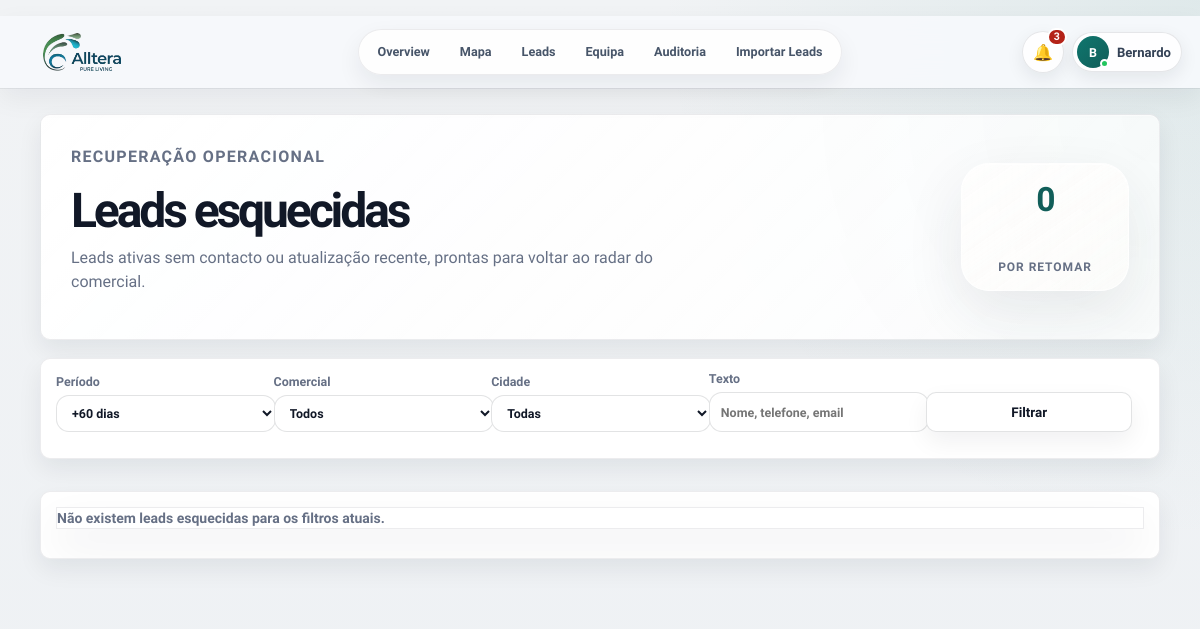
The page /esquecidas (signed in) on the database as committed earlier.
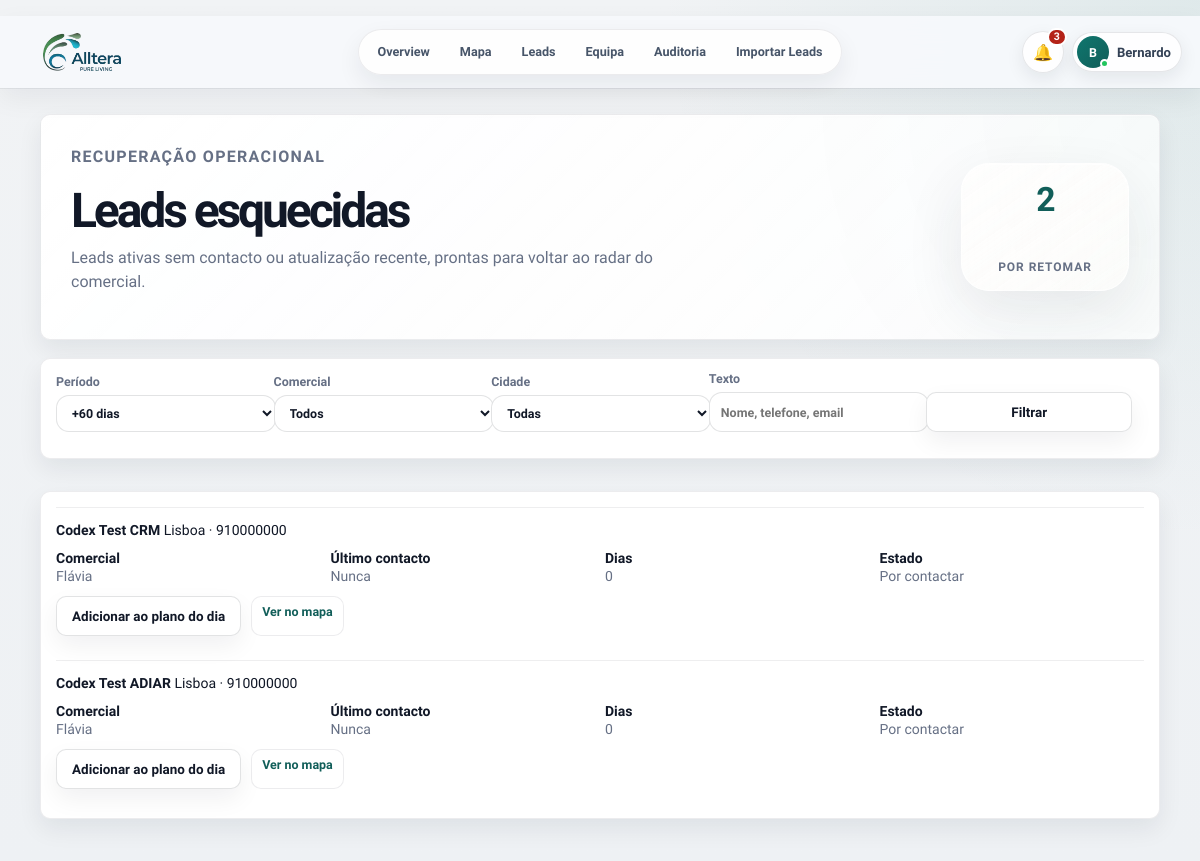
The same page on the database as committed later.
### PlataformaApoioDecisaoComercial/models.py (models this page shows, shortened)
class User(UserMixin, db.Model):
    __tablename__ = "users"
    id = db.Column(db.Integer, primary_key=True)
    nome = db.Column(db.String(120), nullable=False)
    email = db.Column(db.String(160), nullable=False, unique=True, index=True)
    password_hash = db.Column(db.String(255), nullable=False)
    role = db.Column(db.String(40), nullable=False, default="comercial")
    ativo = db.Column(db.Boolean, nullable=False, default=True)
    created_at = db.Column(db.DateTime, default=datetime.utcnow)
    @property
    def is_active(self):
        return bool(self.ativo)
    historico = db.relationship("HistoricoLead", back_populates="user", lazy="dynamic")
    assigned_leads = db.relationship("Lead", back_populates="assigned_to", lazy="dynamic")

class Lead(db.Model):
    id = db.Column(db.Integer, primary_key=True)
    nome_cliente = db.Column(db.String(180), nullable=True)
    area_negocio = db.Column(db.String(120), nullable=True)
    cidade = db.Column(db.String(80), nullable=True)
    empresa = db.Column(db.String(180), nullable=True)
    nome_empresa = db.Column(db.String(180), nullable=False)
    tipo_cliente = db.Column(db.String(80), nullable=False)
    morada = db.Column(db.String(220), nullable=True)
    codigo_postal = db.Column(db.String(20), nullable=True)
    localidade = db.Column(db.String(80), nullable=False)
    contacto = db.Column(db.String(120), nullable=True)
    telefone = db.Column(db.String(40), nullable=True)
    email = db.Column(db.String(160), nullable=True)
    categoria = db.Column(db.String(120), nullable=True)
    nif = db.Column(db.String(30), nullable=True)
    observacoes = db.Column(db.Text, nullable=True)
    observacoes_contacto = db.Column(db.Text, nullable=True)
    reuniao_info = db.Column(db.Text, nullable=True)
    classificacao_observacao = db.Column(db.String(80), nullable=True)
    motivo_classificacao = db.Column(db.Text, nullable=True)
    latitude = db.Column(db.Float, nullable=True)
    longitude = db.Column(db.Float, nullable=True)
    estado = db.Column(db.String(40), nullable=False, default="Por contactar")
    estado_lead = db.Column(db.String(40), nullable=True, default="Por contactar")
    prioridade = db.Column(db.String(20), nullable=True, default="Baixa")
    comercial_responsavel = db.Column(db.String(80), nullable=False, default="Flávia")
    data_novo_contacto = db.Column(db.Date, nullable=True)
    data_reuniao = db.Column(db.Date, nullable=True)
    hora_reuniao = db.Column(db.String(10), nullable=True)
    tags = db.Column(db.String(300), nullable=True)
    insight_tags = db.Column(db.String(400), nullable=True)
    insight_note = db.Column(db.Text, nullable=True)
    assigned_to_id = db.Column(db.Integer, db.ForeignKey("users.id"), nullable=True, index=True)
    created_at = db.Column(db.DateTime, default=datetime.utcnow)
    updated_at = db.Column(db.DateTime, default=datetime.utcnow, onupdate=datetime.utcnow)
    assigned_to = db.relationship("User", back_populates="assigned_leads")
    historico = db.relationship(
        "HistoricoLead",
        backref="lead",
        cascade="all, delete-orphan",
        order_by="desc(HistoricoLead.created_at)",
    )

### PlataformaApoioDecisaoComercial/app.py (the view)
    @app.route("/esquecidas")
    @login_required
    def esquecidas():
        days = int(request.args.get("dias", 60) or 60)
        commercial = request.args.get("comercial", "")
        city = request.args.get("cidade", "")
        query = normalize_lookup(request.args.get("q", ""))
        rows = forgotten_leads(days)
        if commercial:
            rows = [(lead, latest, age) for lead, latest, age in rows if normalize_commercial_key(lead.comercial_responsavel) == commercial]
        if city:
            rows = [(lead, latest, age) for lead, latest, age in rows if (lead.cidade or lead.localidade) == city]
        if query:
            rows = [
                (lead, latest, age)
                for lead, latest, age in rows
                if query in normalize_lookup(" ".join([lead.nome_cliente or "", lead.nome_empresa or "", lead.telefone or "", lead.email or ""]))
            ]
        return render_template(
            "esquecidas.html",
            options=get_options(),
            forgotten=rows,
            filters={"dias": days, "comercial": commercial, "cidade": city, "q": request.args.get("q", "")},
        )

### PlataformaApoioDecisaoComercial/app.py (called while the page is built)
def normalize_lookup(value):
    text = str(value or "").strip().lower()
    text = unicodedata.normalize("NFKD", text)
    return "".join(char for char in text if not unicodedata.combining(char))

def clean_text(value):
    return re.sub(r"\s+", " ", str(value or "").strip())

def parse_time_value(value):
    value = clean_text(value)
    if not value:
        return None
    match = re.fullmatch(r"([01]?\d|2[0-3]):([0-5]\d)(?::[0-5]\d)?", value)
    if not match:
        return None
    return f"{int(match.group(1)):02d}:{match.group(2)}"

def scheduled_time_label(lead):
    return parse_time_value(getattr(lead, "hora_reuniao", None)) or ""

def is_active_lead(lead, today=None):
    today = today or date.today()
    state = normalize_legacy_state(lead.estado)
    raw_state = normalize_lookup(lead.estado).replace(" ", "")
    if raw_state in MAP_INACTIVE_STATE_KEYS:
        return False
    if state == "Já tratado / no CRM" or state == "Sem interesse":
        return False
    if is_scheduled_lead(lead) and lead.data_novo_contacto > today:
        return False
    if lead.estado in ACTIVE_STATES:
        return True
    if lead.estado == "Adiar contacto" and lead.data_novo_contacto and lead.data_novo_contacto <= today:
        return True
    return False

def is_scheduled_lead(lead):
    if not lead or not lead.data_novo_contacto:
        return False
    state = normalize_legacy_state(lead.estado)
    text = normalize_lookup(" ".join([
        lead.estado or "",
        lead.classificacao_observacao or "",
        lead.observacoes or "",
        lead.observacoes_contacto or "",
        lead.motivo_classificacao or "",
    ]))
    if state in SCHEDULED_STATES:
        return True
    return any(token in text for token in [
        "voltar a ligar",
        "contactar mais tarde",
        "reagendada",
        "reagendar",
        "sem interesse para ja",
        "aguardar resposta",
        "ligar depois",
        "voltar a contactar",
    ])

def scheduled_badge_count():
    today = date.today()
    return (
        Lead.query.filter(
            Lead.data_novo_contacto.isnot(None),
            Lead.data_novo_contacto <= today,
            Lead.estado.in_(list(SCHEDULED_STATES)),
        ).count()
    )

def safe_perf_log(message):
    try:
        logger.info("%s", clean_text(message))
    except (OSError, ValueError):
        pass

### PlataformaApoioDecisaoComercial/templates/esquecidas.html (shortened to what this page needs)
{% extends "base.html" %}
{% block content %}
<main class="page-shell history-page">
    <section class="panel import-hero history-hero">
        <div>
            <p class="eyebrow">Recuperação operacional</p>
            <h1>Leads esquecidas</h1>
            <p>Leads ativas sem contacto ou atualização recente, prontas para voltar ao radar do comercial.</p>
        </div>
        <div class="history-hero__meta">
            <span>{{ forgotten|length }}</span>
            <strong>por retomar</strong>
        </div>
    </section>
    <section class="panel history-toolbar">
        <form class="inactive-filters" method="get">
            <label class="history-filter-label">Período
                <select name="dias" onchange="this.form.submit()">
                    {% for value in [30, 60, 90] %}
                    <option value="{{ value }}" {% if filters.dias == value %}selected{% endif %}>+{{ value }} dias</option>
                    {% endfor %}
                </select>
            </label>
            <label class="history-filter-label">Comercial
                <select name="comercial" onchange="this.form.submit()">
                    <option value="">Todos</option>
                </select>
            </label>
            <label class="history-filter-label">Cidade
                <select name="cidade" onchange="this.form.submit()">
                    <option value="">Todas</option>
                </select>
            </label>
            <label class="history-filter-label">Texto
                <input name="q" value="{{ filters.q }}" placeholder="Nome, telefone, email">
            </label>
            <button class="button secondary" type="submit">Filtrar</button>
        </form>
    </section>
    <section class="panel forgotten-grid">
        {% for lead, latest, age in forgotten %}
        <article class="forgotten-card">
            <div>
                <strong>{{ lead.nome_cliente or lead.nome_empresa }}</strong>
                <span>{{ lead.cidade or lead.localidade or "-" }} · {{ lead.telefone or "-" }}</span>
            </div>
            <div class="forgotten-card__meta">
                <span><b>Comercial</b>{{ lead.comercial_responsavel or "Sem comercial" }}</span>
                <span><b>Último contacto</b>{{ latest.strftime("%d/%m/%Y") if latest else "Nunca" }}</span>
                <span><b>Dias</b>{{ age }}</span>
                <span><b>Estado</b>{{ lead.estado }}</span>
            </div>
            <div class="forgotten-card__actions">
                <a class="button secondary" href="{{ url_for('planeamento', lead_base=lead.id, comercial=lead.comercial_responsavel or 'Bruno') }}">Adicionar ao plano do dia</a>
                <a class="link-button" href="{{ url_for('mapa_leads', lead_id=lead.id) }}">Ver no mapa</a>
            </div>
        </article>
        {% else %}
        <p class="empty-state">Não existem leads esquecidas para os filtros atuais.</p>
        {% endfor %}
    </section>
</main>
{% endblock %}

### PlataformaApoioDecisaoComercial/templates/base.html (shortened to what this page needs)
﻿<!doctype html>
<html lang="pt">
<head>
    <link rel="stylesheet" href="https://unpkg.com/leaflet@1.9.4/dist/leaflet.css">
    <link rel="stylesheet" href="{{ url_for('static', filename='css/styles.css') }}">
</head>
<body>
    <div class="app-shell">
        <header class="topbar topbar--minimal" id="appTopbar" aria-label="Barra superior">
            <a class="topnav-brand" href="{{ url_for('admin_overview') if current_user.is_authenticated and current_user.role == 'admin' else (url_for('mapa_leads') if current_user.is_authenticated else url_for('login')) }}" aria-label="Alltera">
                <span class="topnav-brand__logo" aria-hidden="true">
                    <img src="{{ url_for('static', filename='alltera-logo.png') }}" alt="">
                </span>
            </a>
            {% if current_user.is_authenticated %}
            <nav class="topnav-pill" aria-label="Navegação principal">
                {% if current_user.role == "admin" %}
                <a href="{{ url_for('admin_overview') }}" {% if request.endpoint == 'admin_overview' %}aria-current="page"{% endif %}>Overview</a>
                <a href="{{ url_for('mapa_leads') }}" {% if request.endpoint == 'mapa_leads' %}aria-current="page"{% endif %}>Mapa</a>
                <a href="{{ url_for('todas_leads') }}" {% if request.endpoint == 'todas_leads' %}aria-current="page"{% endif %}>Leads</a>
                <a href="{{ url_for('admin_users') }}" {% if request.endpoint == 'admin_users' %}aria-current="page"{% endif %}>Equipa</a>
                <a href="{{ url_for('historico') }}" {% if request.endpoint == 'historico' %}aria-current="page"{% endif %}>Auditoria</a>
                <a href="{{ url_for('importar_leads') }}" {% if request.endpoint == 'importar_leads' %}aria-current="page"{% endif %}>Importar Leads</a>
                {% endif %}
            </nav>
            {% endif %}
            <div class="topbar__actions">
                {% if current_user.is_authenticated %}
                {% set display_name = current_user.nome or current_user.email %}
                {% set first_name = display_name.split()[0] %}
                <div class="notifications-menu" id="notificationsMenu">
                    <button class="notifications-trigger" id="notificationsButton" type="button" aria-haspopup="menu" aria-expanded="false" aria-controls="notificationsDropdown" title="Notificações operacionais">
                        <span aria-hidden="true">🔔</span>
                        {% if operational_notifications.count > 0 %}
                        <strong>{{ operational_notifications.count }}</strong>
                        {% endif %}
                    </button>
                </div>
                <div class="profile-menu" id="profileMenu">
                    <button class="profile-trigger" id="profileMenuButton" type="button" aria-haspopup="menu" aria-expanded="false" aria-controls="profileDropdown">
                        <span class="profile-avatar" aria-hidden="true">{{ display_name[:1]|upper }}<i></i></span>
                        <span class="profile-trigger__name">{{ first_name }}</span>
                    </button>
                </div>
                {% endif %}
            </div>
        </header>
        <div class="app-shell__content">
            {% block content %}{% endblock %}
        </div>
    </div>
    {% if current_user.is_authenticated %}
    <aside class="command-palette" id="commandPalette" aria-hidden="true">
    </aside>
    <aside class="global-lead-drawer" id="globalLeadDrawer" aria-hidden="true">
    </aside>
    {% endif %}
</body>
</html>

Rows that differ between the two databases and show on the page:
added Lead: nome_cliente "Codex Test CRM", cidade "Lisboa", telefone "910000000", comercial_responsavel "Flávia", latest "Nunca", age "0", estado "Por contactar"
added Lead: nome_cliente "Codex Test ADIAR", cidade "Lisboa", telefone "910000000", comercial_responsavel "Flávia", latest "Nunca", age "0", estado "Por contactar"
Other text that changed with them:
{{ forgotten|length }}: "0" → "2"
text no longer shown: "Não existem leads esquecidas para os filtros atuais."
